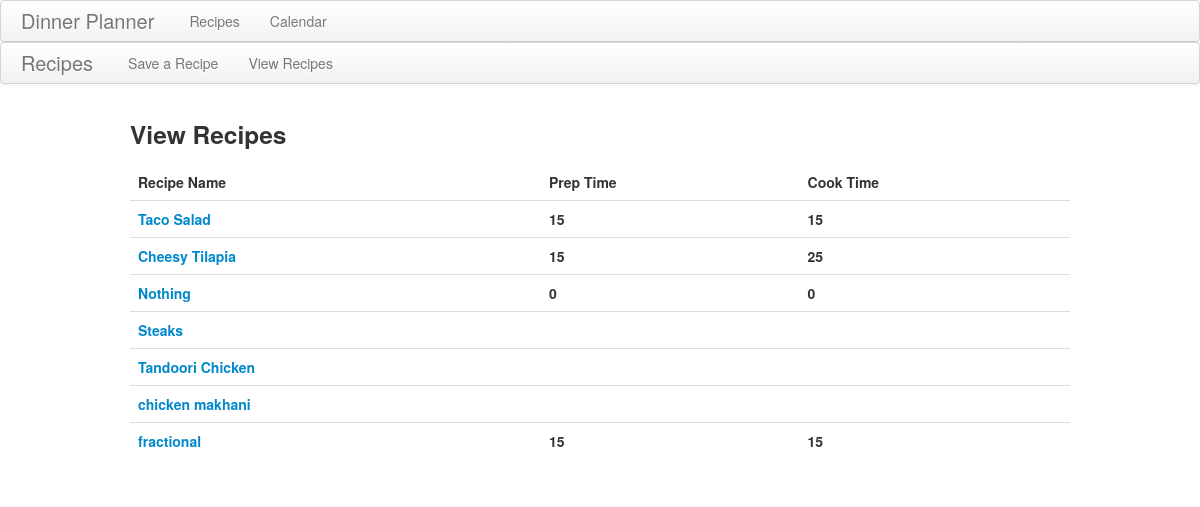
The page /recipes/view on the database as committed earlier.
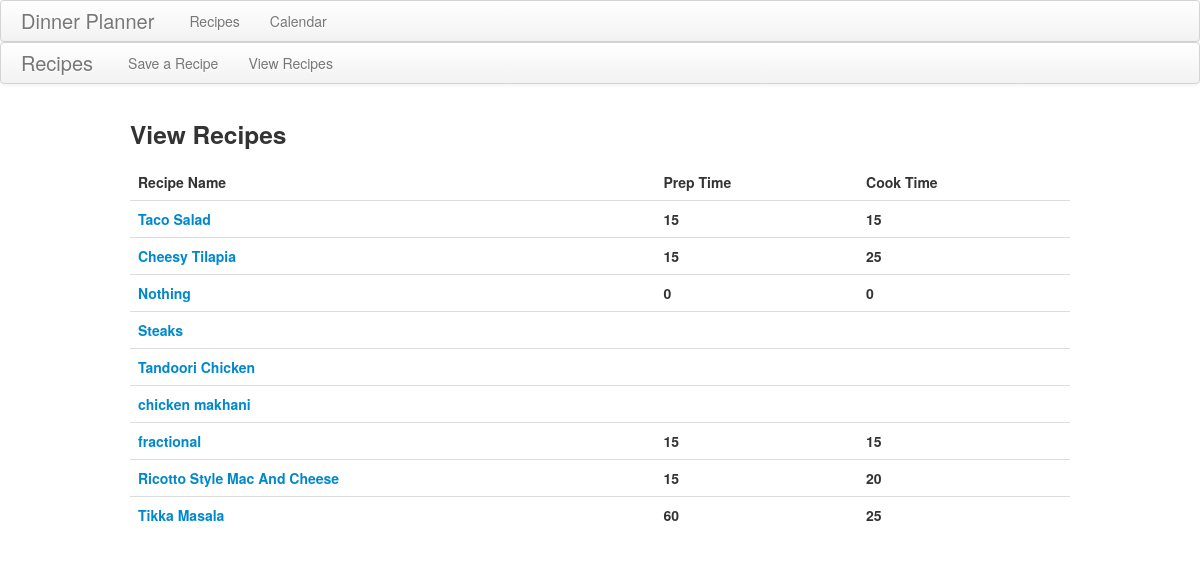
The same page on the database as committed later.
### recipes/models.py (models this page shows)
class recipe(models.Model):
	title = models.CharField(max_length = 100)
	prep_time = models.CharField(max_length = 50)
	cook_time = models.CharField(max_length = 50)
	ingredients = models.TextField()

### recipes/views.py (the view)
def recipe_view(request):
	recipes = r.objects.all()
	context = {}
	context['recipes'] = recipes
	return render_to_response('recipe_view.html', context, context_instance = RequestContext(request))

### recipes/templates/recipe_view.html
{% extends 'recipe_template.html' %}
{% block main %}
<h3>View Recipes</h3>
<table class="table">
	<thead>
		<tr>
			<th>Recipe Name</th>
			<th>Prep Time</th>
			<th>Cook Time</th>
		</tr>
	</thead>
	<tbody>
		{% for recipe in recipes %}
				<tr class="view_recipe" >
					<th><a href="/recipes/view/{{recipe.pk}}">{{ recipe.title}}</a></th>
					<th>{{ recipe.prep_time }}</th>
					<th>{{ recipe.cook_time }}</th>
				</tr>
		{% endfor %}
	</tbody>
{% endblock %}

### recipes/templates/recipe_template.html (shortened to what this page needs)
{% extends 'template.html' %}
{% block nav %}
<div class="navbar navbar-sub" id="recipe_navbar">
	<div class="navbar-inner">
		<a class="brand" href='/recipes/'>Recipes</a>
		<ul class="nav">
			<li><a href="/recipes/save">Save a Recipe</a></li>
			<li><a href="/recipes/view">View Recipes</a></li>
		</ul>
	</div>
</div>
{% endblock %}

### templates/template.html (shortened to what this page needs)
<!DOCTYPE html>
<html lang="en">
	<head>
		<link rel="stylesheet" type="text/css" href="{{STATIC_URL}}css/bootstrap.min.css" />
		<link rel="stylesheet" type="text/css" href="{{STATIC_URL}}css/jquery-ui-1.10.3.custom.min.css" />
	</head>
	<body>
		<div class="navbar" id='main-navbar'>
			<div class="navbar-inner">
				<a class="brand" href="/">Dinner Planner</a>
				<ul class="nav">
					<li><a href="/recipes">Recipes</a></li>
					<li><a href="/calendar">Calendar</a></li>
				</ul>
			</div>
		</div>
		{% block nav %}
		{% endblock %}
		<div id="main" class="container">
			{% block main%}
			{% endblock %}
		</div>
	</body>
</html>

### templates/static/css/core.css (style rules this page uses)
.navbar-sub { margin-top: -20px !important; }

Rows that differ between the two databases and show on the page:
added recipe: title "Ricotto Style Mac And Cheese", prep_time "15", cook_time "20"
added recipe: title "Tikka Masala", prep_time "60", cook_time "25"
